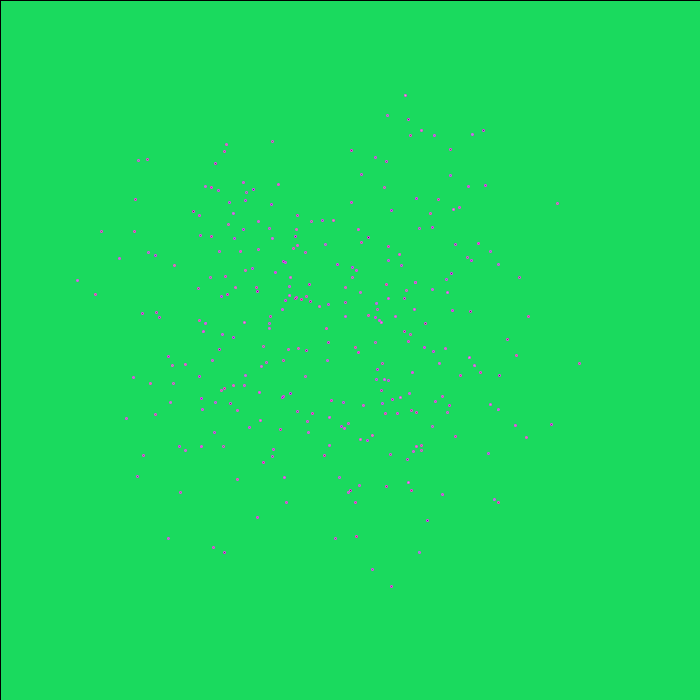
Frame 1 (no input)
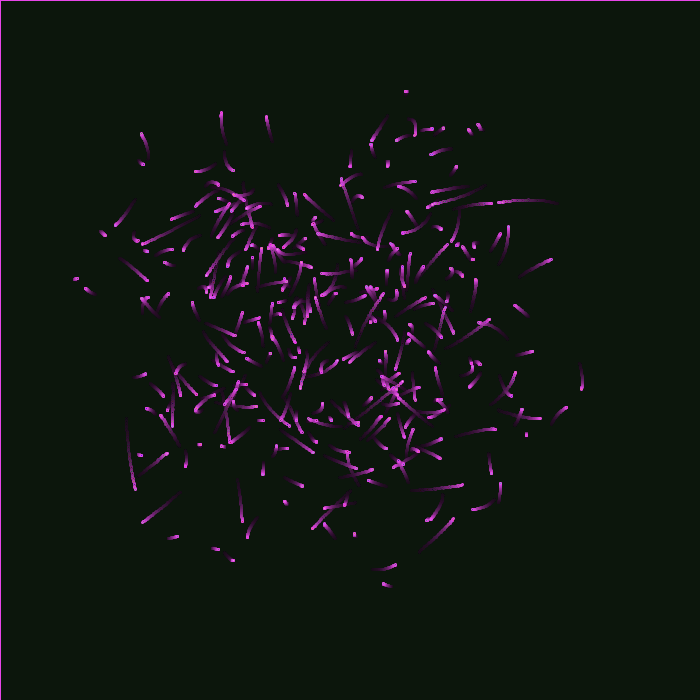
Frame 60 (the mouse pressed at the canvas centre just before this capture)
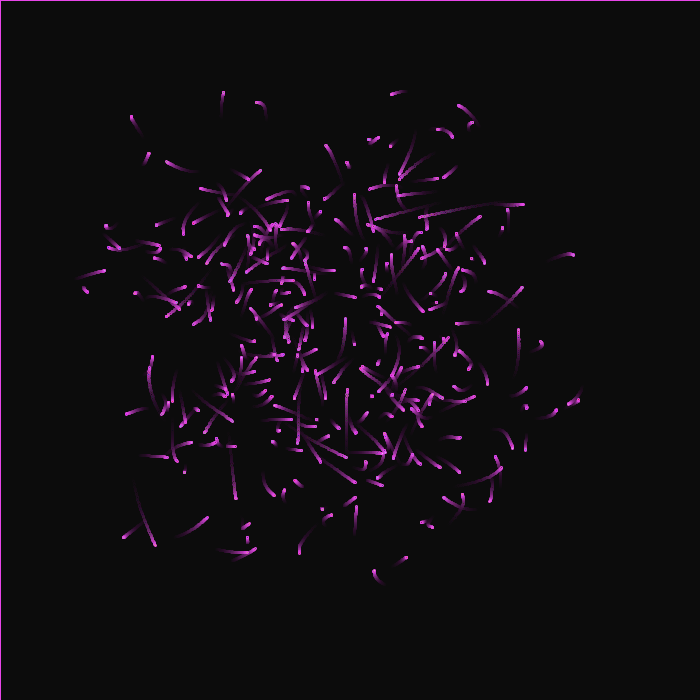
Frame 120 (the mouse held since frame 60 and released just before this capture)

The Processing sketch that drew these frames (run headless with seeded random() and noise(); from frame 60 on, the mouse is pressed at the canvas centre):

// Processing sketch: magic_worms
// ── magic_worms.pde
float x = 0;
float y = 0;
void setup(){
 size(700,700);
 background(#1BE362);
}

void draw(){
 
    makeMagical();
  for( int i = 0; i<300; i++ ){
     fill(random(255),random(255),random(255));
    stroke(#E746E8);
    ellipse(getWormX(i),getWormY(i),2,2);
   x = random(700);
   y = random(700);
  }
    
     
  
}
float frequency = .001;
float noiseInterval = PI;

void makeMagical() {
     fill( 0, 0, 0, 10 );
     rect(0, 0, width, height);
     noStroke();
}

float getWormX(int i) {
     return map(noise(i*noiseInterval + frameCount * frequency), 0, 1, 0, width);
}

float getWormY(int i) {
     return map(noise(i*noiseInterval+1 + frameCount * frequency), 0, 1, 0, height);
}
